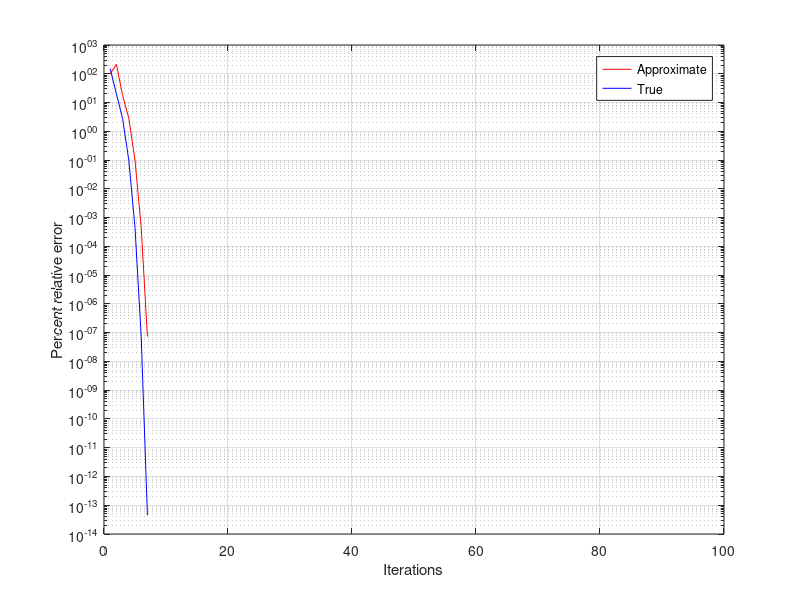

Recreate this plot in MATLAB.
ea=100; es=1e-5; maxit=100;
it=0; tzero=0.73908513321516064166;
ealist=zeros(1,maxit);
etlist=zeros(1,maxit);
f=@(x) x-cos(x);
fp=@(x) 1+sin(x);
oldx=0; ooldx=-1;
while 1
    newx=oldx-(f(oldx)*(ooldx-oldx))/(f(ooldx)-f(oldx));
    it=it+1;
    ea=abs((newx-oldx)/newx)*100;
    ealist(it)=ea;
    et=abs((tzero-newx)/tzero)*100;
    etlist(it)=et;
    ooldx=oldx;
    oldx=newx;
    if ea<=es || it>maxit
        break;
    end
end
semilogy(ealist,'r-'); hold on;
semilogy(etlist,'b-'); hold on; grid on;
xlabel('Iterations');
ylabel('Percent relative error');
legend('Approximate','True'); 